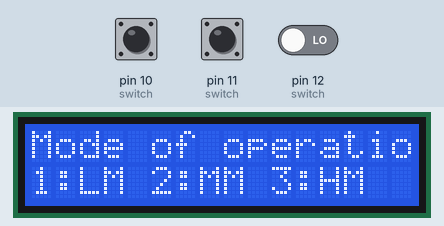
A sketch run on a simulated Arduino Uno, built with avr-gcc and run on an emulated ATmega328P. On the bench: 16×2 character LCD. The inputs (shaded band) are chosen by the test bench; at power-on: pin 10 (switch) LOW, pin 11 (switch) LOW, pin 12 (switch) LOW.

Above: at 1.2 s.
1.3 s: pin 10 (switch) pulled HIGH for 0.15 s
At 1.9 s:
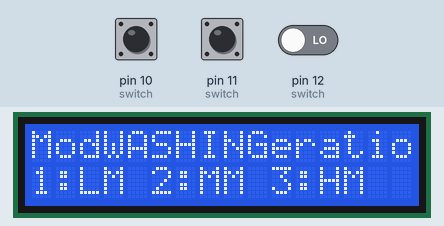
At 6.4 s:
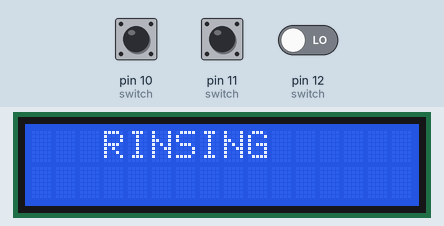
7.4 s: pin 11 (switch) pulled HIGH for 3.2 s
At 13.5 s:
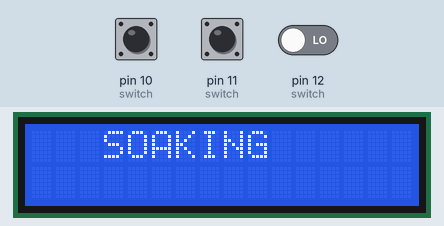
Timing chart, 0 to 15.0 s (numbered marks = the images above; inputs shaded):
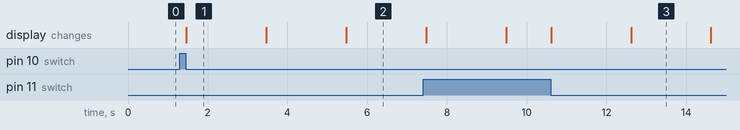

The sketch:

lcd_of_washing_machine.ino
```cpp
#include<LiquidCrystal.h>
LiquidCrystal lcd(8, 9, 0, 1, 2, 3, 4, 5, 6, 7);

void setup()
{
  lcd.begin(16, 2);
  lcd.print("Mode of operation");
  lcd.setCursor(0, 1);
  lcd.print("1:LM 2:MM 3:HM");   // here LM refers the light mode,MM refers the meduim mode,HM refers the heavy mode
          }
            void LM()            // LM(light mode) is the function in which we do washing,soaking,rinsing,spinning for two second delay in each operation
            {
            lcd.setCursor(3,0);
            lcd.print("WASHING");
            delay(2000);
            lcd.clear();          // lcd.clear is the command which is used to clear the screen of lcd
            lcd.setCursor(3,0);
            lcd.print("SOAKING");
            delay(2000);
            lcd.clear();
            lcd.setCursor(3,0);
            lcd.print("RINSING");
            delay(2000);
            lcd.clear();
            lcd.setCursor(3,0);
            lcd.print("SPINNING");
            delay(2000);
            lcd.clear();
          }
            void MM()               // MM(meduim mode) is the function in which we do washing,soaking,rinsing,spinning for three second delay in each operation
            {
            lcd.setCursor(3,0);
            lcd.print("WASHING");
            delay(3000);
            lcd.clear();
            lcd.setCursor(3,0);
            lcd.print("SOAKING");
            delay(3000);
            lcd.clear();
            lcd.setCursor(3,0);
            lcd.print("RINSING");
            delay(3000);
            lcd.clear();
            lcd.setCursor(3,0);
            lcd.print("SPINNING");
            delay(3000);
            lcd.clear();
          }
            void HM()                // HM(heavy mode) is the function in which we do washing,soaking,rinsing,spinning for five second delay in each operation
            {
            lcd.setCursor(3,0);
            lcd.print("WASHING");
            delay(5000);
            lcd.clear();
            lcd.setCursor(3,0);
            lcd.print("SOAKING");
            delay(5000);
            lcd.clear();
            lcd.setCursor(3,0);
            lcd.print("RINSING");
            delay(5000);
            lcd.clear();
            lcd.setCursor(3,0);
            lcd.print("SPINNING");
            delay(5000);
            lcd.clear();
          }
            void loop() {
            if (digitalRead(10)==HIGH)            // by pressing the switch(which is connected to 10th pin) we operate the washing machine at light mode ,by calling LM
            {
            delay(15);
            while(digitalRead(10)==HIGH);
            delay(15);
            LM();
            lcd.clear();
            lcd.print("Mode of operation");
            lcd.setCursor(0,1);
            lcd.print("1: LM 2: MM 3: HM");
}
if (digitalRead(11) == HIGH)                 // by pressing the switch(which is connected to 11th pin) we operate the washing machine at meduim mode ,by calling MM
{
  delay(15);
  while (digitalRead(11) == HIGH);
  delay(15);
  LM();
  lcd.clear();
  lcd.print("Mode of operation");
  lcd.setCursor(0, 1);
  lcd.print("1:LM 2:MM 3:HM");
          }
            if (digitalRead(12)==HIGH)      // by pressing the switch(which is connected to 12th pin) we operate the washing machine at heavy mode ,by calling HM
          {
            delay(15);
            while(digitalRead(12)==HIGH);
            delay(15);
            LM();
            lcd.clear();
            lcd.print("Mode of operation");
            lcd.setCursor(0,1);
            lcd.print("1: LM 2: MM 3: HM");
}


}
```

Measured:
- after the input at 1.3 s, the display: changes after 0.17 s (image 1)
- after the input at 7.4 s, the display: first differs from a run without the input after 3.2 s (image 3 shows a later state)
- what the display in image 1 shows lasts 2.0 s, from 1.5 s to 3.5 s
